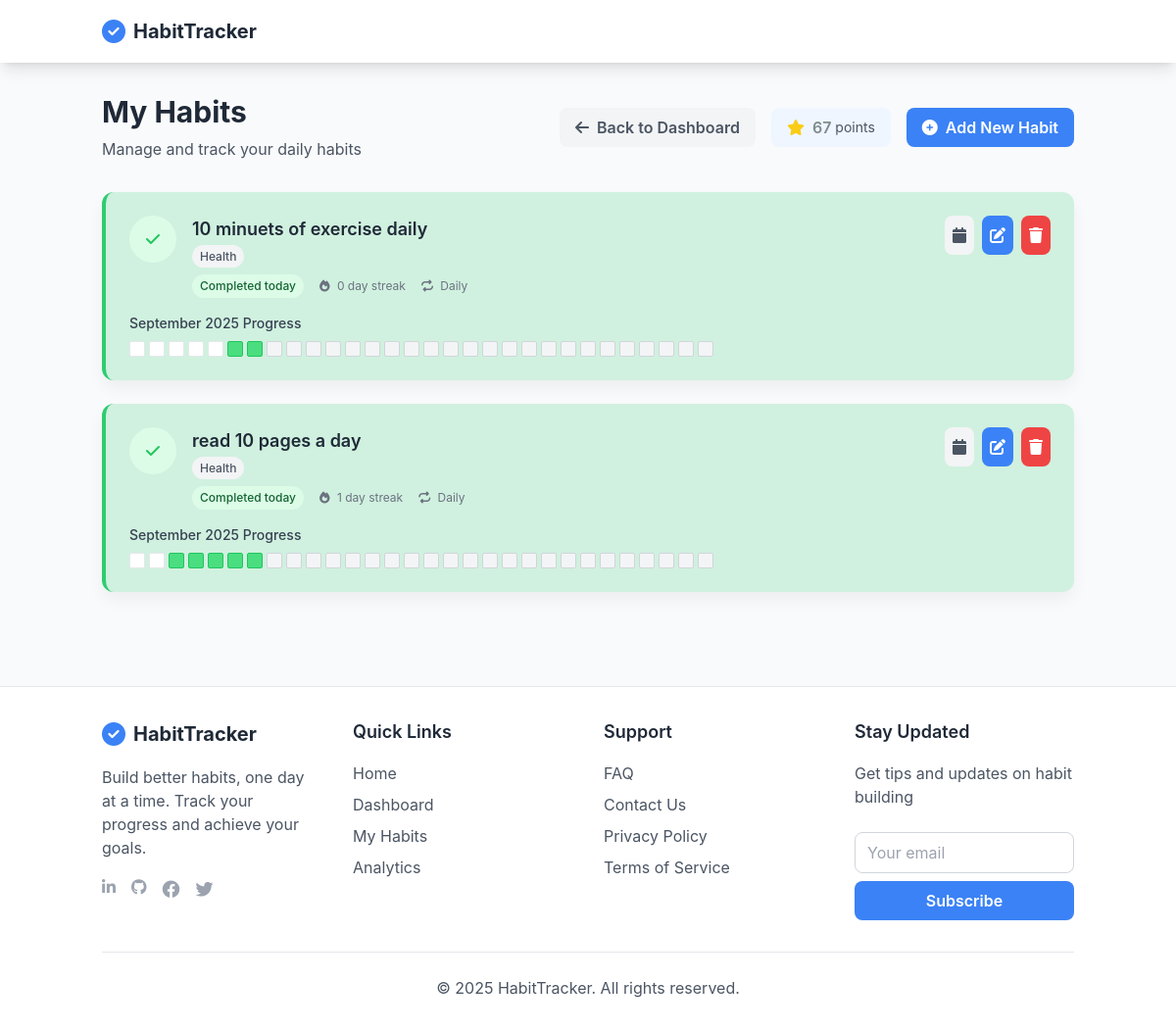
Screenshot of /habits.php (signed in) with the database file from the repository.
### tables this page shows
CREATE TABLE `user_points` (
  `id` int(11) NOT NULL,
  `user_id` int(11) NOT NULL,
  `points` int(11) DEFAULT 0
);

CREATE TABLE `habits` (
  `id` int(11) NOT NULL,
  `user_id` int(11) NOT NULL,
  `name` varchar(255) NOT NULL,
  `description` text DEFAULT NULL,
  `frequency` enum('daily','weekly','custom') NOT NULL,
  `custom_days` varchar(20) DEFAULT NULL,
  `start_date` date NOT NULL,
  `end_date` date DEFAULT NULL,
  `created_at` timestamp NOT NULL DEFAULT current_timestamp(),
  `category` enum('health','productivity','learning','fitness','others') DEFAULT 'health',
  `is_public` tinyint(1) DEFAULT 0,
  `is_visible_to_group` tinyint(1) DEFAULT 0
);

CREATE TABLE `habit_progress` (
  `id` int(11) NOT NULL,
  `habit_id` int(11) NOT NULL,
  `progress_date` date NOT NULL,
  `completed` tinyint(1) DEFAULT 0,
  `created_at` timestamp NOT NULL DEFAULT current_timestamp()
);

CREATE TABLE `user_streaks` (
  `id` int(11) NOT NULL,
  `user_id` int(11) NOT NULL,
  `habit_id` int(11) NOT NULL,
  `current_streak` int(11) DEFAULT 0,
  `longest_streak` int(11) DEFAULT 0,
  `last_updated` date DEFAULT NULL
);

### habits.php (the view, shortened to what this page needs)
<?php
require_once 'config.php';
$user_id = $_SESSION['user_id'];
$stmt = $pdo->prepare("SELECT * FROM habits WHERE user_id = ? ORDER BY created_at DESC");
$stmt->execute([$user_id]);
$habits = $stmt->fetchAll();
$stmt = $pdo->prepare("SELECT points FROM user_points WHERE user_id = ?");
$stmt->execute([$user_id]);
$points = $stmt->fetch()['points'];
require_once 'header.php';
?>
<div class="max-w-6xl mx-auto">
    <div class="flex items-center justify-between mb-8">
        <div>
            <h1 class="text-3xl font-bold text-gray-800 mb-2">My Habits</h1>
            <p class="text-gray-600">Manage and track your daily habits</p>
        </div>
        <div class="flex items-center space-x-4">
            <a href="dashboard.php" class="bg-gray-100 text-gray-600 px-4 py-2 rounded-lg font-semibold hover:bg-gray-200 transition flex items-center">
                <i class="fas fa-arrow-left mr-2"></i> Back to Dashboard
            </a>
            <div class="bg-blue-50 px-4 py-2 rounded-lg flex items-center">
                <i class="fas fa-star text-yellow-400 mr-2"></i>
                <span class="font-semibold"><?php echo $points; ?></span>
                <span class="text-sm text-gray-600 ml-1">points</span>
            </div>
            <a href="add-habit.php" class="bg-blue-500 text-white px-4 py-2 rounded-lg font-semibold hover:bg-blue-600 transition flex items-center">
                <i class="fas fa-plus-circle mr-2"></i> Add New Habit
            </a>
        </div>
    </div>
    <div class="grid grid-cols-1 gap-6">
        <?php if (empty($habits)): ?>
            <div class="app-card p-8 text-center">
                <i class="fas fa-list-check text-4xl text-gray-300 mb-4"></i>
                <h3 class="text-xl font-semibold text-gray-700 mb-2">No habits yet</h3>
                <p class="text-gray-500 mb-4">Start by adding your first habit to track</p>
                <a href="add-habit.php" class="bg-blue-500 text-white px-6 py-2 rounded-lg font-semibold hover:bg-blue-600 transition inline-block">
                    Create Your First Habit
                </a>
            </div>
        <?php else: ?>
            <?php foreach ($habits as $habit):
                $today = date('Y-m-d');
                $stmt = $pdo->prepare("SELECT completed, progress_date FROM habit_progress WHERE habit_id = ? AND progress_date = ?");
                $stmt->execute([$habit['id'], $today]);
                $progress = $stmt->fetch();
                if ($progress) {
                    $is_completed = (bool)$progress['completed'];
                } else {
                    error_log("Habit {$habit['id']} - No progress found for today");
                    $is_completed = false;
                }
                $stmt = $pdo->prepare("SELECT current_streak FROM user_streaks WHERE habit_id = ?");
                $stmt->execute([$habit['id']]);
                $streak_data = $stmt->fetch();
                $streak = $streak_data ? $streak_data['current_streak'] : 0;
                $current_month = date('Y-m');
                $stmt = $pdo->prepare("
                    SELECT progress_date, completed
                    FROM habit_progress
                    WHERE habit_id = ? AND progress_date LIKE ?
                    ORDER BY progress_date
                ");
                $stmt->execute([$habit['id'], "$current_month%"]);
                $progress_data = $stmt->fetchAll();
            ?>
                <div class="app-card p-6 habit-<?php echo $is_completed ? 'completed' : 'pending'; ?>">
                    <div class="flex items-start justify-between">
                        <div class="flex-1">
                            <div class="flex items-start justify-between">
                                <div class="flex items-start space-x-4">
                                    <div class="w-12 h-12 rounded-full flex items-center justify-center <?php echo $is_completed ? 'bg-green-100' : 'bg-blue-100'; ?>">
                                        <i class="fas <?php echo $is_completed ? 'fa-check text-green-500' : 'fa-ellipsis-h text-blue-500'; ?>"></i>
                                    </div>
                                    <div>
                                        <h3 class="font-semibold text-gray-800 text-lg"><?php echo htmlspecialchars($habit['name']); ?></h3>
                                        <span class="text-xs font-medium px-2 py-1 rounded-full bg-gray-100 text-gray-600">
                                            <?php echo ucfirst($habit['category']); ?>
                                        </span>
                                        <div class="flex items-center space-x-4 mt-2">
                                            <span class="text-xs font-medium px-2 py-1 rounded-full <?php echo $is_completed ? 'bg-green-100 text-green-800' : 'bg-yellow-100 text-yellow-800'; ?>">
                                                <?php echo $is_completed ? 'Completed today' : 'Pending today'; ?>
                                            </span>
                                            <span class="text-xs text-gray-500">
                                                <i class="fas fa-fire mr-1"></i> <?php echo $streak; ?> day streak
                                            </span>
                                            <span class="text-xs text-gray-500">
                                                <i class="fas fa-repeat mr-1"></i> <?php echo ucfirst($habit['frequency']); ?>
                                            </span>
                                        </div>
                                    </div>
                                </div>
                                <div class="flex items-center space-x-2">
                                    <button class="calendar-btn bg-gray-100 text-gray-600 p-2 rounded-lg hover:bg-gray-200 transition"
                                        data-habit-id="<?php echo $habit['id']; ?>"
                                        data-habit-name="<?php echo htmlspecialchars($habit['name']); ?>"
                                        title="View calendar">
                                        <i class="fas fa-calendar"></i>
                                    </button>
                                    <a href="add-habit.php?edit=<?php echo $habit['id']; ?>" class="bg-blue-500 text-white p-2 rounded-lg hover:bg-blue-600 transition"
                                        title="Edit habit">
                                        <i class="fas fa-edit"></i>
                                    </a>
                                    <button class="delete-habit-btn bg-red-500 text-white p-2 rounded-lg hover:bg-red-600 transition"
                                        data-habit-id="<?php echo $habit['id']; ?>"
                                        data-habit-name="<?php echo htmlspecialchars($habit['name']); ?>"
                                        title="Delete habit">
                                        <i class="fas fa-trash"></i>
                                    </button>
                                </div>
                            </div>
                            <div class="mt-4">
                                <h4 class="text-sm font-medium text-gray-700 mb-2"><?php echo date('F Y'); ?> Progress</h4>
                                <div class="flex flex-wrap gap-1">
                                    <?php
                                    $days_in_month = date('t', strtotime($current_month . '-01'));
                                    $today_date = date('Y-m-d');
                                    for ($day = 1; $day <= $days_in_month; $day++) {
                                        $date = $current_month . '-' . str_pad($day, 2, '0', STR_PAD_LEFT);
                                        $is_today = $date == $today_date;
                                        $is_future = $date > $today_date;
                                        $status = null;
                                        foreach ($progress_data as $progress) {
                                            if (date('j', strtotime($progress['progress_date'])) == $day) {
                                                $status = (bool)$progress['completed'];
                                                break;
                                            }
                                        }
                                        $class = 'w-4 h-4 rounded-sm border ';
                                        if ($status === true) {
                                            $class .= 'bg-green-400 border-green-500';
                                        } elseif ($status === false) {
                                            $class .= 'bg-red-400 border-red-500';
                                        } elseif ($is_today) {
                                            $class .= 'border-blue-400 bg-blue-100';
                                        } elseif ($is_future) {
                                            $class .= 'bg-gray-100 border-gray-300';
                                        } else {
                                            $class .= 'bg-white border-gray-200';
                                        }
                                        echo '<div class="' . $class . '" title="' . $date . '"></div>';
                                    }
                                    ?>
                                </div>
                            </div>
                        </div>
                    </div>
                </div>
            <?php endforeach; ?>
        <?php endif; ?>
    </div>
</div>
<?php require_once 'footer.php'; ?>

### css/style.css (style rules this page uses)
body { background-color: #f0f4f8; font-family: 'Inter', -apple-system, BlinkMacSystemFont, 'Segoe UI', Roboto, sans-serif; color: #7f8c8d; }
.app-card { background-color: #ffffff; border-radius: 12px; box-shadow: 0 8px 16px rgba(0,0,0,0.05); transition: transform 0.2s ease, box-shadow 0.2s ease; }
.habit-completed { background-color: rgba(46, 204, 113, 0.2); border-left: 4px solid #2ecc71; }
:root { --primary-color: #4a90e2; --success-color: #2ecc71; --danger-color: #e74c3c; --warning-color: #f1c40f; --border-radius: 12px; }

### rows the page displays
user_points: points "67"
habits: name "10 minuets of exercise daily", category "Health", streak "0", frequency "Daily"
habits: name "read 10 pages a day", category "Health", user_streaks.current_streak "1", frequency "Daily"
habit_progress: completed 1 (drawn)
habit_progress: completed 1 (drawn)
habit_progress: completed 1 (drawn)
